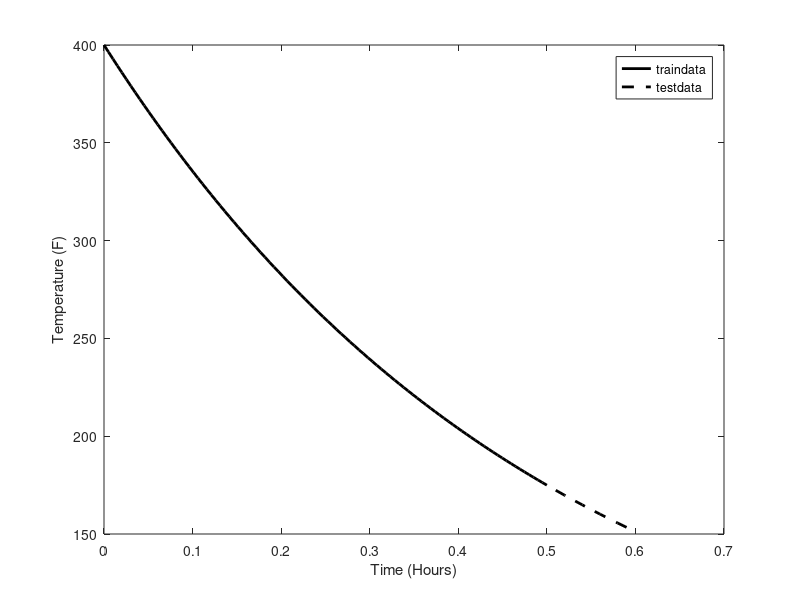

The MATLAB source for this figure:
clear all
clc
%tspan = [0 10];
tspan1= linspace(0,.5,100);
tspan2= linspace(0.51,.6,10);
tspan=[tspan1 tspan2];
y0 = 400;
[t,y] = ode45(@(t,y) 2*(44-y), tspan, y0);
data=[t y];

traindata=data(1:length(tspan1),:);
testdata=data(length(tspan1)+1:end,:);
figure
plot(traindata(:,1),traindata(:,2),'k','LineWidth',2)
hold on
plot(testdata(:,1),testdata(:,2),'k--','LineWidth',2)
xlabel('Time (Hours)');
ylabel('Temperature (F)');
legend('traindata','testdata')

save('data.mat','data','traindata','testdata');